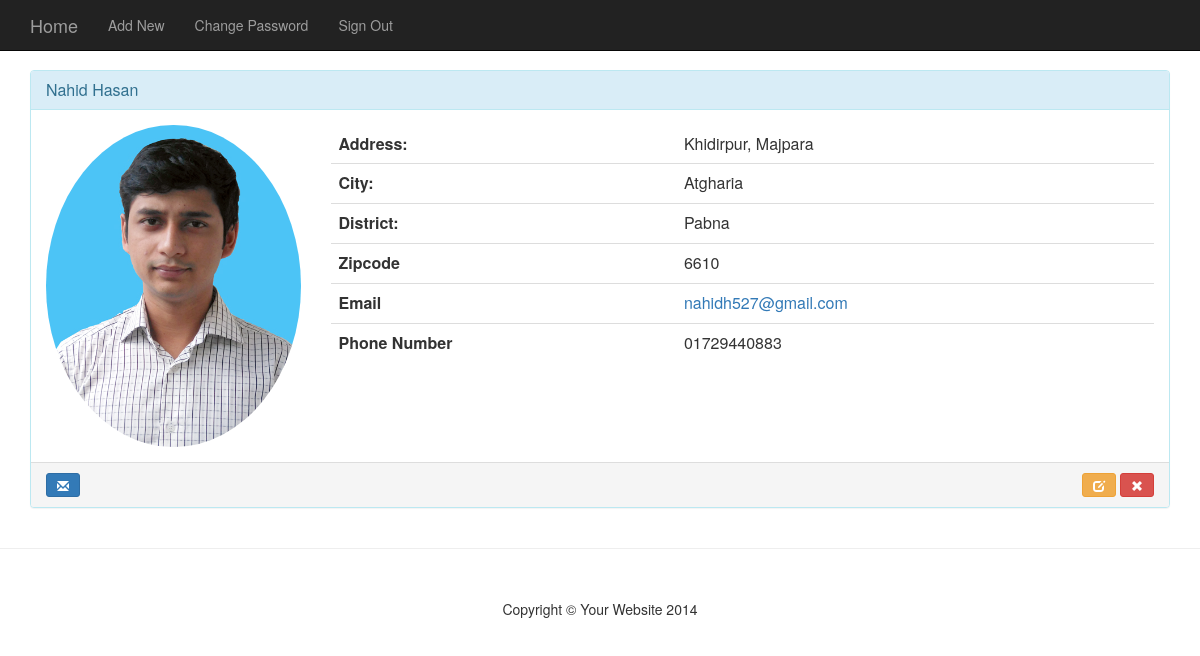
Screenshot of /Contact/Details.php?Id=4 (signed in) with the database file from the repository.
### tables this page shows
CREATE TABLE `contactlist` (
  `Id` int(11) NOT NULL,
  `Name` varchar(50) NOT NULL,
  `Address` varchar(100) NOT NULL,
  `City` varchar(50) NOT NULL,
  `District` varchar(50) NOT NULL,
  `Zipcode` varchar(8) NOT NULL,
  `Email` varchar(50) NOT NULL,
  `Phone` varchar(50) NOT NULL,
  `Image` text NOT NULL
);

### Contact/Dataoperation.php (called while the page is built, shortened)
<?php
class DataOperation{
	function getDetails($id)
	{
		$db = mysqli_connect('localhost','root','','contact');
		$ID=htmlspecialchars_decode($id);
		$stmt=$db->prepare('SELECT * FROM contactlist WHERE Id=?');
		$stmt->bind_param('i',$ID);
		$stmt->execute();
		$result=$stmt->get_result();
		$contact=new contactInfo();
		while ($row=mysqli_fetch_assoc($result)) {
				$contact->Id=$row['Id'];
				$contact->Name=$row['Name'];
				$contact->Address=$row['Address'];
				$contact->City=$row['City'];
				$contact->District=$row['District'];
				$contact->Zipcode=$row['Zipcode'];
				$contact->Email=$row['Email'];
				$contact->Phone=$row['Phone'];
				$contact->Image=$row['Image'];
		}
		return $contact;
	}
}
 ?>

### Contact/Details.php (the view, shortened to what this page needs)
<?php
include 'Dataoperation.php';
	if(isset($_GET['Id']))
	{
		$Id=htmlspecialchars($_GET['Id']);
		$dataOb=new DataOperation();
		$contact=$dataOb->getDetails($Id);
	}else
		header("location:Index.php");
 ?>
<html lang="en">
<head>
    <link href="css/bootstrap.min.css" rel="stylesheet">
    <link href="css/4-col-portfolio.css" rel="stylesheet">
    <link rel="stylesheet" type="text/css" href="css/searchBox.css">
</head>
<body>
    <nav class="navbar navbar-inverse navbar-fixed-top" role="navigation">
        <div class="container">
            <div class="navbar-header">
                <a class="navbar-brand" href="Index.php">Home</a>
            </div>
            <div class="collapse navbar-collapse" id="bs-example-navbar-collapse-1">
                <ul class="nav navbar-nav">
                    <li>
                        <a href="AddNew.php">Add New</a>
                    </li>
                    <li>
                        <a href="ChangePassword.php">Change Password</a>
                    </li>
                    <li>
                        <a href="Logout.php">Sign Out</a>
                    </li>
                </ul>
            </div>
        </div>
    </nav>
    <div class="container">
        <?php
        	echo '<div class="panel panel-info">
            <div class="panel-heading">
              <h3 class="panel-title">'.$contact->Name.'</h3>
            </div>
            <div class="panel-body">
              <div class="row">
                <div class="col-md-3 col-lg-3 " align="center"> <img alt="User Pic" src="'.$contact->Image.'" class="img-circle img-responsive">
                </div>
                <div class=" col-md-9 col-lg-9 ">
                  <table class="table table-user-information">
                    <tbody>
                      <tr>
                        <td><b>Address:</b></td>
                        <td>'.$contact->Address.'</td>
                      </tr>
                      <tr>
                        <td><b>City:</b></td>
                        <td>'.$contact->City.'</td>
                      </tr>
                      <tr>
                        <td><b>District:</b></td>
                        <td>'.$contact->District.'</td>
                      </tr>
                      <tr>
                        <td><b>Zipcode</b></td>
                        <td>'.$contact->Zipcode.'</td>
                      </tr>
                      <tr>
                        <td><b>Email</b></td>
                        <td><a href="#">'.$contact->Email.'</a></td>
                      </tr>
                      <tr>
                        <td><b>Phone Number</b></td>
                        <td>'.$contact->Phone.'</td>
                      </tr>
                    </tbody>
                  </table>
                </div>
              </div>
            </div>
                 <div class="panel-footer">
                    <a data-original-title="Broadcast Message" data-toggle="tooltip" type="button" class="btn btn-sm btn-primary"><i class="glyphicon glyphicon-envelope"></i></a>
                    <span class="pull-right">
                        <a href="UpdateContact.php?Id='.$contact->Id.'" data-original-title="Edit this user" data-toggle="tooltip" type="button" class="btn btn-sm btn-warning"><i class="glyphicon glyphicon-edit"></i></a>
                        <a href="Delete.php?Id='.$contact->Id.'" data-original-title="Remove this user" data-toggle="tooltip" type="button" class="btn btn-sm btn-danger"><i class="glyphicon glyphicon-remove"></i></a>
                    </span>
                  </div>
            </div>
        </div>
        ';
        ?>
        <hr>
        <footer>
            <div class="row">
                <div class="col-lg-12" style="text-align: center;">
                    <p>Copyright &copy; Your Website 2014</p>
                </div>
            </div>
        </footer>
</body>
</html>

### Contact/css/4-col-portfolio.css (style rules this page uses)
body { padding-top: 70px; }
footer { margin: 50px 0; padding-bottom: 10px; }

### Contact/Details.php (style rules this page uses)
.table-user-information > tbody > tr { border-top: 1px solid rgb(221, 221, 221); }
.table-user-information > tbody > tr:first-child { border-top: 0; }
.table-user-information > tbody > tr > td { border-top: 0; }

### rows the page displays
contactlist: Name "Nahid Hasan", Image (picture), Address "Khidirpur, Majpara", City "Atgharia", District "Pabna", Zipcode "6610", Email "nahidh527@gmail.com", Phone "01729440883"
